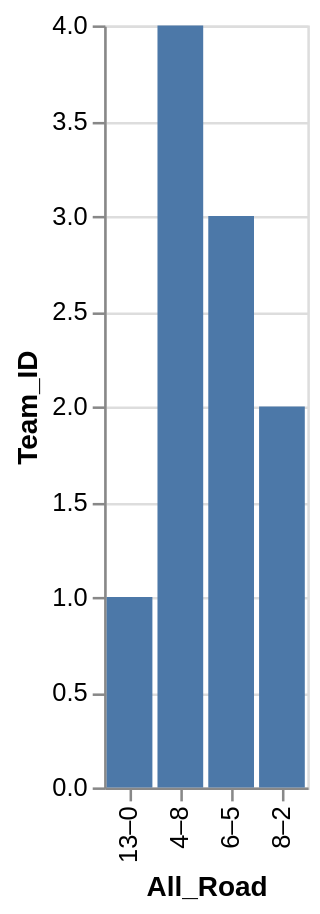

Specify this chart in Vega-Lite:
### Vega-Lite specification from a JSON file in a GitHub repository (floating-point values rounded to 4 significant figures)
{"data": {"values": [{"x_data": "13–0", "y_data": 1}, {"x_data": "4–8", "y_data": 4}, {"x_data": "6–5", "y_data": 3}, {"x_data": "8–2", "y_data": 2}]}, "mark": "bar", "encoding": {"x": {"field": "x_data", "type": "nominal", "title": "All_Road", "sort": "ascending"}, "y": {"field": "y_data", "type": "quantitative", "title": "Team_ID"}}}
